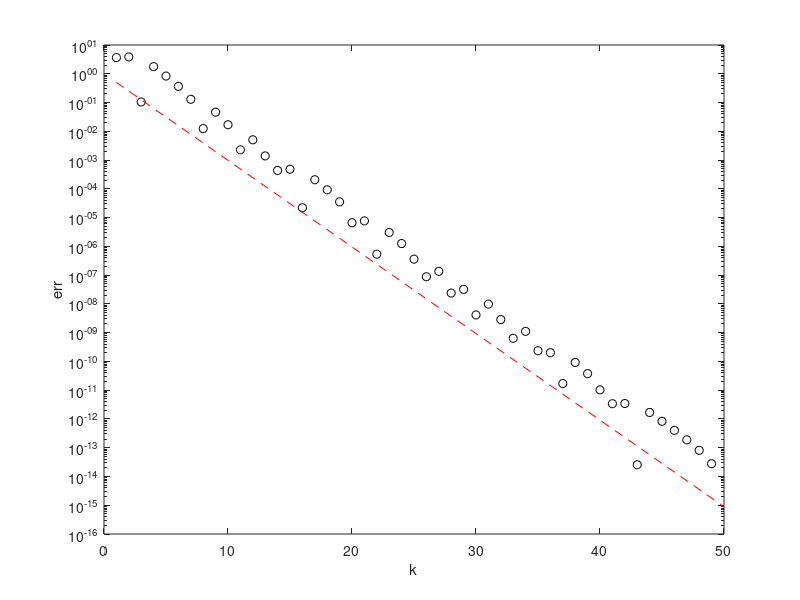

MATLAB code for this plot:
%% Bisection demo

f = @(x) x.^5 - 3*x + 1/2

% show more digits
format long g

a = -20;
b = 10;

assert (f(a)*f(b) < 0)

% exact answer (from where?)
exact = -1.35480588820312
clf;
xlabel('k')
ylabel('err')

tol = 1e-13

k = 0
while (abs(b-a) > tol)
  k = k + 1;
  m = (a+b)/2;
  xk = m;
  err = abs(xk - exact)   % normally would not know this!
  if (f(m)*f(a) < 0)
    b = m;
  else
    a = m;
  end
  semilogy(k, err, 'ko')
  xlabel('k')
  ylabel('err')
  hold on;
  drawnow
end

plot([1 50], 0.5.^[1 50], 'r--')
